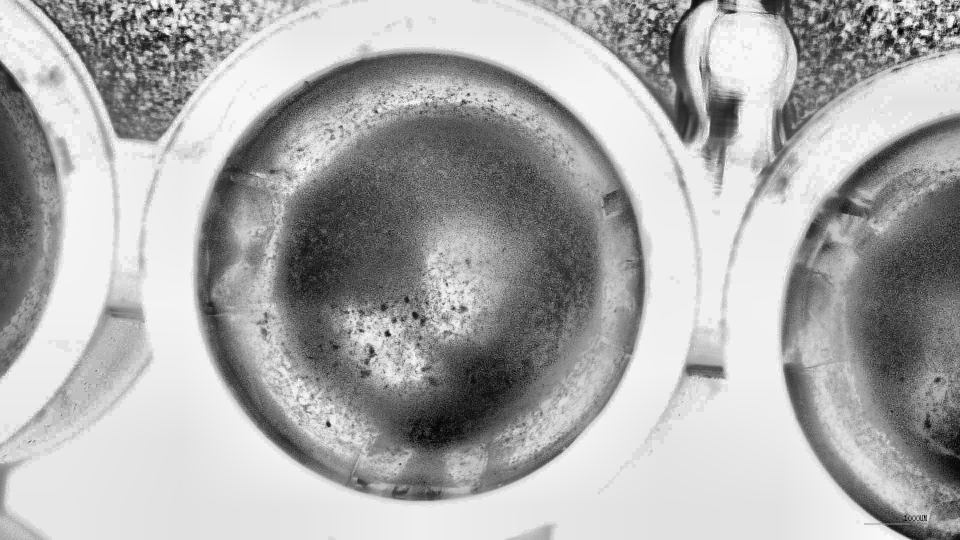
#> input picture clahe_2.jpg, 1920 x 1080 px, given in place of cropped_24hr_pH6_W13.JPG, which was not available (shown at 1/2 size)
$ jupyter execute --allow-errors feature_extraction.ipynb
#> lines starting #> are read from the running program, lines starting #| are printed output that depends on the picture; long printed decimals are rounded; pictures that were not available may be replaced by others from this repository, and a replacement may not be noted
[cell 1]
import cv2
import numpy as np
from scipy.stats import skew

[cell 2]
# --- Load image ---
image_path = "Preprocessed_Data/24 hr/pH6 Hydrolytic/cropped_24hr_pH6_W13.JPG"
image = cv2.imread(image_path)
#> image is the input picture: shape (1080, 1920, 3); min 0, max 255, mean 171.4

[cell 3]
image = cv2.resize(image, (256, 256))  # Resize for consistency
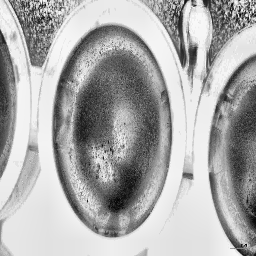
#> image: shape (256, 256, 3); min 2, max 253, mean 171.3

# Show the resized image using matplotlib
import matplotlib.pyplot as plt
plt.imshow(cv2.cvtColor(image, cv2.COLOR_BGR2RGB))
plt.axis('off')  # Hide axis

[cell 4]
rgb_image = cv2.cvtColor(image, cv2.COLOR_BGR2RGB)

# Show the RGB image using matplotlib
plt.imshow(rgb_image)
plt.axis('off')  # Hide axes
plt.show()

[cell 5]
hsv_image = cv2.cvtColor(image, cv2.COLOR_BGR2HSV)
#> hsv_image: shape (256, 256, 3); mean H, S, V 0, 0, 171.3

# Show the HSV image using matplotlib
plt.imshow(hsv_image)
plt.axis('off')  # Hide axes
plt.show()

[cell 6]
# --- 1. RGB Histogram ---
rgb_hist = []
for i in range(3):  # R, G, B channels
    hist = cv2.calcHist([rgb_image], [i], None, [256], [0, 256])
    hist = hist.flatten() / np.sum(hist)  # Normalize
    rgb_hist.extend(hist)
#> after the loop, rgb_hist = 768 values, max 0.0271 at index 240, min 0 at index 0, mean 0.00391

print("\n--- RGB Histogram Shape:", np.array(rgb_hist).shape)
#| --- RGB Histogram Shape: (768,)
# Plot the RGB histogram
plt.figure(figsize=(10, 5))
plt.title("RGB Histogram")
plt.xlabel("Pixel Intensity")
plt.ylabel("Frequency")
plt.xlim([0, 256])
plt.plot(np.arange(256), rgb_hist[:256], color='r', label='Red Channel')
plt.plot(np.arange(256), rgb_hist[256:512], color='g', label='Green Channel')
plt.plot(np.arange(256), rgb_hist[512:], color='b', label='Blue Channel')
plt.legend()
plt.show()
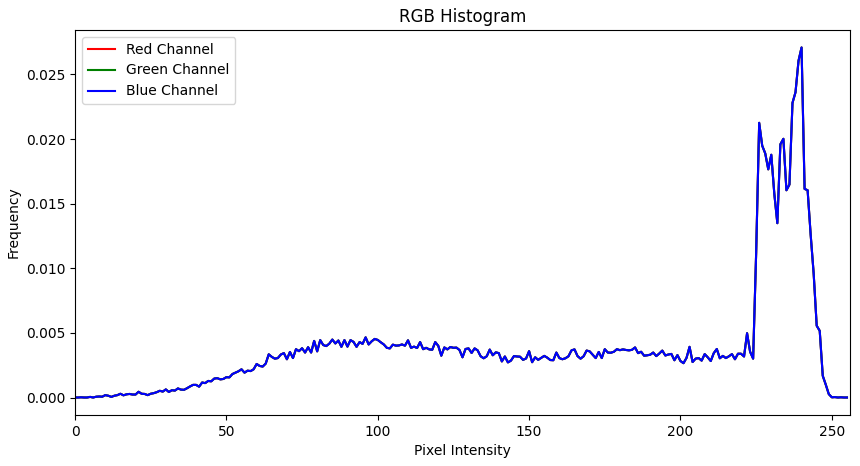
#> figure drawn by matplotlib, 1 panel; curve peaks at x = 240, y = 0.0271; curve peaks at x = 240, y = 0.0271; curve peaks at x = 240, y = 0.0271

[cell 7]
# --- 2. HSV Histogram ---
hsv_hist = []
# H: 180 bins, S & V: 256 bins (OpenCV ranges)
h_bins = cv2.calcHist([hsv_image], [0], None, [180], [0, 180]).flatten()
#> h_bins = 180 values, max 65536 at index 0, min 0 at index 1, mean 364.1
s_bins = cv2.calcHist([hsv_image], [1], None, [256], [0, 256]).flatten()
#> s_bins = 256 values, max 65536 at index 0, min 0 at index 1, mean 256
v_bins = cv2.calcHist([hsv_image], [2], None, [256], [0, 256]).flatten()
#> v_bins = 256 values, max 1775 at index 240, min 0 at index 0, mean 256

hsv_hist = np.concatenate([h_bins, s_bins, v_bins])  # Combine histograms into one array
#> hsv_hist = 692 values, max 65536 at index 0, min 0 at index 1, mean 284.1
print("--- HSV Histogram Shape:", hsv_hist.shape)
#| --- HSV Histogram Shape: (692,)

# Plot the HSV histogram
plt.figure(figsize=(10, 5))
plt.title("HSV Histogram")
plt.xlabel("Pixel Intensity")
plt.ylabel("Frequency")
plt.xlim([0, 256])
plt.plot(np.arange(180), h_bins, color='r', label='Hue Channel')  # Use red for Hue
plt.plot(np.arange(256), s_bins, color='g', label='Saturation Channel')  # Use green for Saturation
plt.plot(np.arange(256), v_bins, color='b', label='Value Channel')  # Use blue for Value
plt.legend()
plt.show()
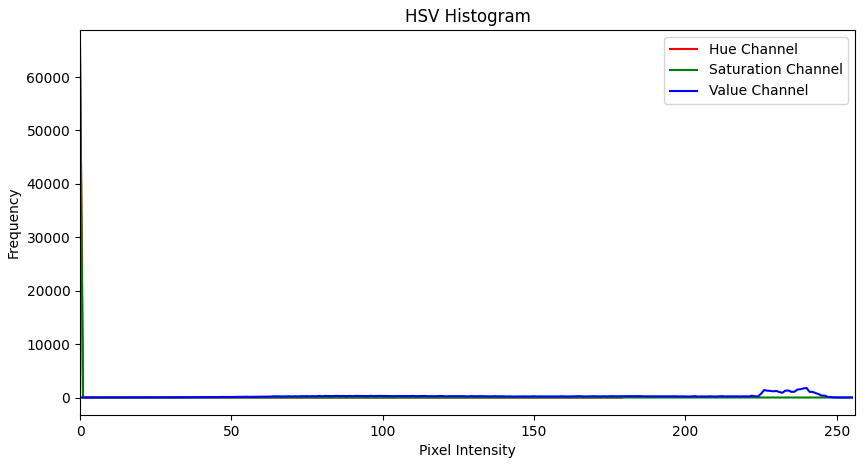
#> figure drawn by matplotlib, 1 panel; curve peaks at x = 0, y = 65536; curve peaks at x = 0, y = 65536; curve peaks at x = 240, y = 1775

[cell 8]
# Normalize
hsv_hist = np.concatenate([h_bins, s_bins, v_bins])
hsv_hist = hsv_hist / np.sum(hsv_hist)
#> hsv_hist = 692 values, max 0.333 at index 0, min 0 at index 1, mean 0.00145

[cell 9]
# --- 3. Color Moments (RGB) ---
mean = np.mean(rgb_image, axis=(0, 1))         # Mean for R, G, B
#> mean = [171.3, 171.3, 171.3]
std = np.std(rgb_image, axis=(0, 1))           # Standard deviation
#> std = [64.17, 64.17, 64.17]
skw = skew(rgb_image.reshape(-1, 3), axis=0)   # Skewness per channel
#> skw = [-0.479, -0.479, -0.479]

color_moments = np.concatenate([mean, std, skw])
#> color_moments = [171.3, 171.3, 171.3, 64.17, 64.17, 64.17, -0.479, -0.479, -0.479]

print("--- Color Moments (R, G, B) ---")
print("Mean:     ", mean)
#| Mean:      [171.329 171.329 171.329]
print("Std Dev:  ", std)
#| Std Dev:   [64.165 64.165 64.165]
print("Skewness: ", skw)
#| Skewness:  [-0.479 -0.479 -0.479]

# Plot the color moments
plt.figure(figsize=(10, 5))
plt.title("Color Moments (RGB)")
plt.bar(['R Mean', 'G Mean', 'B Mean'], mean, color=['r', 'g', 'b'])
plt.bar(['R Std', 'G Std', 'B Std'], std, color=['r', 'g', 'b'], alpha=0.5)
plt.bar(['R Skew', 'G Skew', 'B Skew'], skw, color=['r', 'g', 'b'], alpha=0.3)
plt.ylabel("Value")
plt.show()
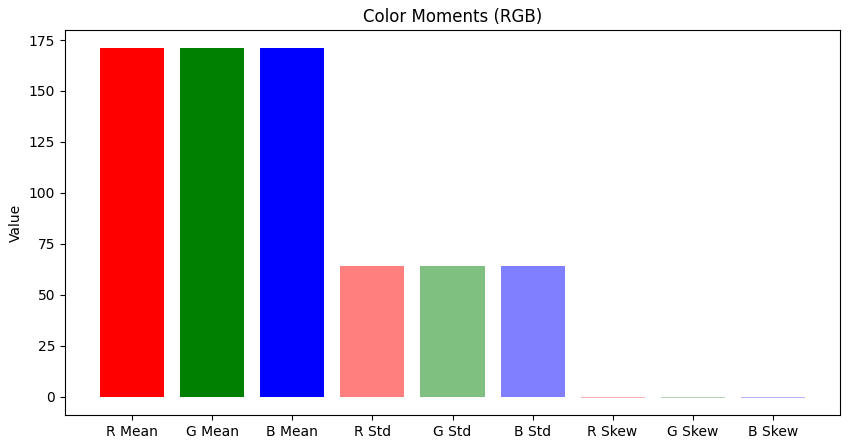
#> figure drawn by matplotlib, 1 panel

[cell 10]
# Normalization of the image

normalized_image = cv2.normalize(image, None, alpha=0, beta=255, norm_type=cv2.NORM_MINMAX)
# Show the normalized image using matplotlib
plt.imshow(cv2.cvtColor(normalized_image, cv2.COLOR_BGR2RGB))
plt.axis('off')  # Hide axes
plt.show()

[cell 11]
import cv2
import numpy as np
import os

# --- 1. Feature Extraction Function ---
def extract_features(image):
    # Convert to HSV
    hsv = cv2.cvtColor(image, cv2.COLOR_BGR2HSV)

    # HSV Histogram (8 bins each)
    hist_h = cv2.calcHist([hsv], [0], None, [8], [0, 180])
    hist_s = cv2.calcHist([hsv], [1], None, [8], [0, 256])
    hist_v = cv2.calcHist([hsv], [2], None, [8], [0, 256])
    hist = np.concatenate([hist_h, hist_s, hist_v]).flatten()

    # Normalize histogram
    hist /= np.sum(hist)

    # RGB Color Moments
    mean = np.mean(image, axis=(0, 1))
    std = np.std(image, axis=(0, 1))
    skewness = np.mean(((image - mean) / (std + 1e-6)) ** 3, axis=(0, 1))

    moments = np.concatenate([mean, std, skewness])

    # Combine histogram and moments
    return np.concatenate([hist, moments])

# --- 2. Load a single image ---
image_path = "Preprocessed_Data/24 hr/pH6 Hydrolytic/cropped_24hr_pH6_W13.JPG"
image = cv2.imread(image_path)
image = cv2.resize(image, (64, 64))
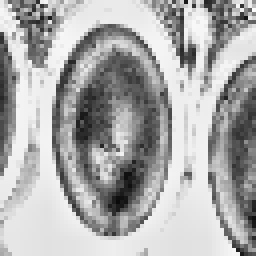
#> image: shape (64, 64, 3) (shown 4 times larger); min 11, max 251, mean 171.4

# --- 3. Extract features ---
features = extract_features(image)
#> in extract_features, `hist_h = cv2.calcHist([hsv], [0], None, [8], [0, 180])`: hist_h = [4096, 0, 0, 0, 0, 0, 0, 0]
#> in extract_features, `hist_v = cv2.calcHist([hsv], [2], None, [8], [0, 256])`: hist_v = [36, 180, 518, 502, 438, 425, 441, 1556]
#> in extract_features, `hist = np.concatenate([hist_h, hist_s, hist_v]).flatten()`: hist = 24 values, max 4096 at index 0, min 0 at index 1, mean 512
#> in extract_features, `hist /= np.sum(hist)`: hist = 24 values, max 0.333 at index 0, min 0 at index 1, mean 0.0417
#> in extract_features, `mean = np.mean(image, axis=(0, 1))`: mean = [171.4, 171.4, 171.4]
#> in extract_features, `std = np.std(image, axis=(0, 1))`: std = [64.36, 64.36, 64.36]
#> in extract_features, `skewness = np.mean(((image - mean) / (std + 1e-6)) ** 3, axis=(0, 1))`: skewness = [-0.487, -0.487, -0.487]
#> in extract_features, `moments = np.concatenate([mean, std, skewness])`: moments = [171.4, 171.4, 171.4, 64.36, 64.36, 64.36, -0.487, -0.487, -0.487]
#> features = 33 values, max 171.4 at index 24, min -0.487 at index 30, mean 21.42

# --- 4. Print output ---
print("Extracted Feature Vector Shape:", features.shape)
#| Extracted Feature Vector Shape: (33,)
print("Feature Vector:\n", features)
#| Feature Vector:
#|  [ 3.33333343e-01  0.00000000e+00  0.00000000e+00  0.00000000e+00
#|   0.00000000e+00  0.00000000e+00  0.00000000e+00  0.00000000e+00
#|   3.33333343e-01  0.00000000e+00  0.00000000e+00  0.00000000e+00
#|   0.00000000e+00  0.00000000e+00  0.00000000e+00  0.00000000e+00
#|   2.92968750e-03  1.46484375e-02  4.21549492e-02  4.08528633e-02
#> (further printed lines are left out)

[cell 12]
import cv2
import numpy as np
import matplotlib.pyplot as plt

# --- Load image ---
image_path = "Preprocessed_Data/24 hr/pH6 Hydrolytic/cropped_24hr_pH6_W13.JPG"
image = cv2.imread(image_path)
image = cv2.resize(image, (64, 64))

# --- Convert to HSV and compute histograms ---
hsv = cv2.cvtColor(image, cv2.COLOR_BGR2HSV)

# Compute histograms with 8 bins each
hist_h = cv2.calcHist([hsv], [0], None, [8], [0, 180]).flatten()
#> hist_h = [4096, 0, 0, 0, 0, 0, 0, 0]
hist_s = cv2.calcHist([hsv], [1], None, [8], [0, 256]).flatten()
#> hist_s = [4096, 0, 0, 0, 0, 0, 0, 0]
hist_v = cv2.calcHist([hsv], [2], None, [8], [0, 256]).flatten()
#> hist_v = [36, 180, 518, 502, 438, 425, 441, 1556]

# Normalize
hist_h /= np.sum(hist_h)
#> hist_h = [1, 0, 0, 0, 0, 0, 0, 0]
hist_s /= np.sum(hist_s)
#> hist_s = [1, 0, 0, 0, 0, 0, 0, 0]
hist_v /= np.sum(hist_v)
#> hist_v = [0.00879, 0.0439, 0.126, 0.123, 0.107, 0.104, 0.108, 0.38]

# --- Plotting ---
bin_labels_h = [f"{int(i)}-{int(i+22.5)}°" for i in np.arange(0, 180, 22.5)]
bin_labels_sv = [f"{int(i)}-{int(i+32)}" for i in np.arange(0, 256, 32)]

fig, axs = plt.subplots(1, 3, figsize=(15, 4))
plt.suptitle("HSV Histogram Bins", fontsize=16)

# Hue plot
axs[0].bar(bin_labels_h, hist_h, color='orange')
axs[0].set_title("Hue (H)")
axs[0].set_ylabel("Normalized Frequency")
axs[0].tick_params(axis='x', rotation=45)

# Saturation plot
axs[1].bar(bin_labels_sv, hist_s, color='gold')
axs[1].set_title("Saturation (S)")
axs[1].tick_params(axis='x', rotation=45)

# Value plot
axs[2].bar(bin_labels_sv, hist_v, color='gray')
axs[2].set_title("Value (V)")
axs[2].tick_params(axis='x', rotation=45)

plt.tight_layout(rect=[0, 0.03, 1, 0.95])
plt.show()
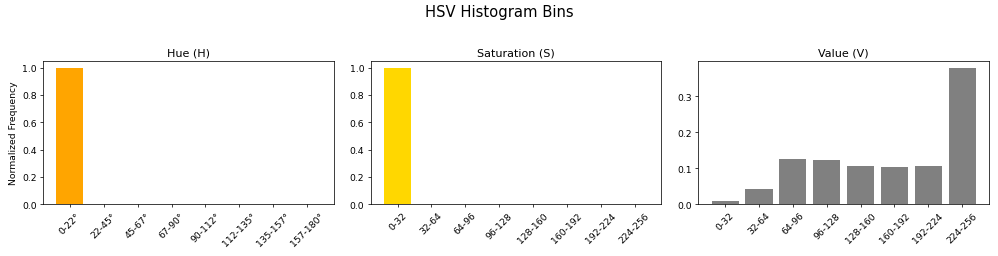
#> figure drawn by matplotlib, 3 panels; panel 1: tallest bar 1 high, from x = -0.4 to 0.4; panel 2: tallest bar 1 high, from x = -0.4 to 0.4; panel 3: tallest bar 0.38 high, from x = 6.6 to 7.4

[cell 13]
import cv2
import numpy as np
import matplotlib.pyplot as plt

# --- Load and preprocess image ---
image_path = "Preprocessed_Data/24 hr/pH6 Hydrolytic/cropped_24hr_pH6_W13.JPG"
image = cv2.imread(image_path)
image = cv2.resize(image, (64, 64))
hsv = cv2.cvtColor(image, cv2.COLOR_BGR2HSV)

# --- Compute histograms ---
hist_h = cv2.calcHist([hsv], [0], None, [8], [0, 180]).flatten()
#> hist_h = [4096, 0, 0, 0, 0, 0, 0, 0]
hist_s = cv2.calcHist([hsv], [1], None, [8], [0, 256]).flatten()
#> hist_s = [4096, 0, 0, 0, 0, 0, 0, 0]
hist_v = cv2.calcHist([hsv], [2], None, [8], [0, 256]).flatten()
#> hist_v = [36, 180, 518, 502, 438, 425, 441, 1556]

# Normalize histograms
hist_h /= np.sum(hist_h)
#> hist_h = [1, 0, 0, 0, 0, 0, 0, 0]
hist_s /= np.sum(hist_s)
#> hist_s = [1, 0, 0, 0, 0, 0, 0, 0]
hist_v /= np.sum(hist_v)
#> hist_v = [0.00879, 0.0439, 0.126, 0.123, 0.107, 0.104, 0.108, 0.38]

# --- Labels and colors ---
h_labels = [f'{int(i)}°-{int(i+22.5)}°' for i in np.arange(0, 180, 22.5)]
sv_labels = [f'{int(i)}-{int(i+32)}' for i in np.arange(0, 256, 32)]

h_colors = ['#FF0000', '#FF7F00', '#FFFF00', '#7FFF00', '#00FFFF', '#0000FF', '#8B00FF', '#FF007F']
s_colors = ['#FFF2CC', '#FFE699', '#FFD966', '#F4B183', '#DFA67B', '#C98C42', '#B45F06', '#783F04']
v_colors = ['#FFFFFF', '#D9D9D9', '#BFBFBF', '#A6A6A6', '#808080', '#595959', '#333333', '#000000']

# --- Function to skip labels < threshold ---
def autopct_generator(threshold=2.0):
    def inner_autopct(pct):
        return f'{pct:.1f}%' if pct > threshold else ''
    return inner_autopct

# --- Plotting ---
fig, axs = plt.subplots(1, 3, figsize=(18, 6))
plt.suptitle('HSV Histogram Pie Charts', fontsize=18)

# Hue Pie
wedges_h, _, _ = axs[0].pie(
    hist_h, labels=h_labels, colors=h_colors, startangle=90,
    autopct=autopct_generator(2.0), labeldistance=1.1, pctdistance=0.75
)
#> wedges_h = 8 items
axs[0].set_title('Hue Distribution')
axs[0].legend(wedges_h, h_labels, title="Hue", loc="center left", bbox_to_anchor=(1, 0.5))

# Saturation Pie
wedges_s, _, _ = axs[1].pie(
    hist_s, labels=sv_labels, colors=s_colors, startangle=90,
    autopct=autopct_generator(2.0), labeldistance=1.1, pctdistance=0.75
)
#> wedges_s = 8 items
axs[1].set_title('Saturation Distribution')
axs[1].legend(wedges_s, sv_labels, title="Saturation", loc="center left", bbox_to_anchor=(1, 0.5))

# Value Pie
wedges_v, _, _ = axs[2].pie(
    hist_v, labels=sv_labels, colors=v_colors, startangle=90,
    autopct=autopct_generator(2.0), labeldistance=1.1, pctdistance=0.75
)
#> wedges_v = 8 items
axs[2].set_title('Value Distribution')
axs[2].legend(wedges_v, sv_labels, title="Value", loc="center left", bbox_to_anchor=(1, 0.5))

plt.tight_layout(rect=[0, 0.03, 1, 0.95])
plt.show()
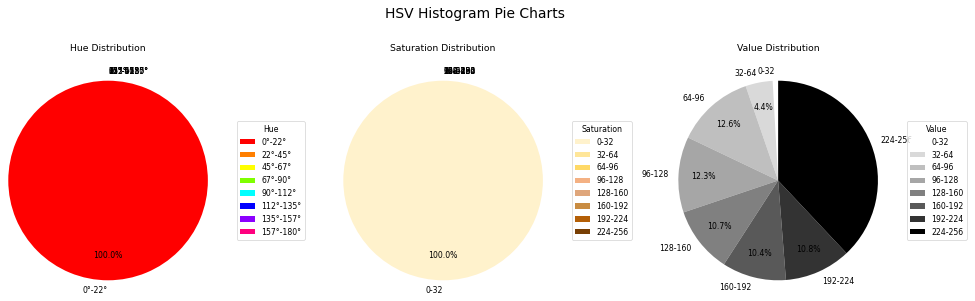
#> figure drawn by matplotlib, 3 panels

$ run again, on MLPR_Dataset_Copy/0 hr/ pH5 Hydrolytic/IMG00158.JPG
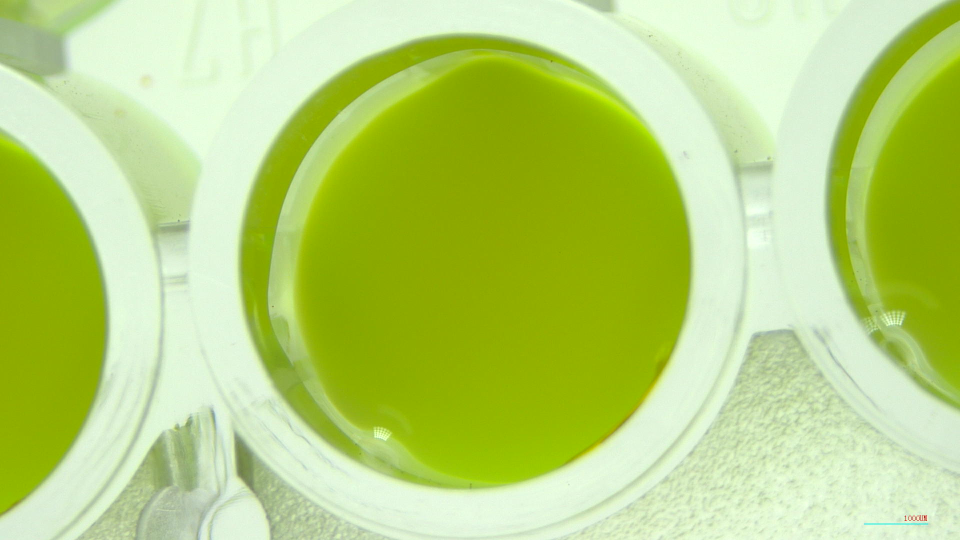
#> input picture MLPR_Dataset_Copy/0 hr/ pH5 Hydrolytic/IMG00158.JPG, 1920 x 1080 px, given in place of cropped_24hr_pH6_W13.JPG, which was not available (shown at 1/2 size)
#> image is the input picture: shape (1080, 1920, 3); mean B, G, R 119.1, 210.6, 184
#> hsv_image: shape (256, 256, 3); mean H, S, V 43.7, 125.8, 210.6
#> after the loop `for i in range(3):`: rgb_hist = 768 values, max 0.334 at index 512, min 0 at index 0, mean 0.00391
#| --- RGB Histogram Shape: (768,)
#> h_bins = 180 values, max 11945 at index 35, min 0 at index 2, mean 364.1
#> s_bins = 256 values, max 21871 at index 255, min 0 at index 0, mean 256
#> v_bins = 256 values, max 2244 at index 248, min 0 at index 0, mean 256
#> `hsv_hist = np.concatenate([h_bins, s_bins, v_bins])`: hsv_hist = 692 values, max 21871 at index 435, min 0 at index 2, mean 284.1
#| --- HSV Histogram Shape: (692,)
#> `hsv_hist = hsv_hist / np.sum(hsv_hist)`: hsv_hist = 692 values, max 0.111 at index 435, min 0 at index 2, mean 0.00145
#> `mean = np.mean(rgb_image, axis=(0, 1))`: mean = [183.9, 210.5, 119.1]
#> `std = np.std(rgb_image, axis=(0, 1))`: std = [37.98, 33.58, 96.62]
#> skw = [-0.1, -0.109, -0.257]
#> color_moments = [183.9, 210.5, 119.1, 37.98, 33.58, 96.62, -0.1, -0.109, -0.257]
#| Mean:      [183.901 210.548 119.051]
#| Std Dev:   [37.984  33.577 96.619]
#| Skewness:  [-0.1003 -0.1089 -0.2573]
#> `image = cv2.resize(image, (64, 64))`:
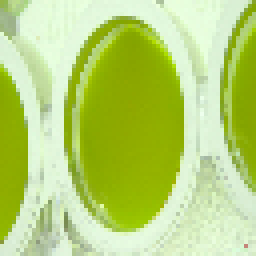
#> image: shape (64, 64, 3) (shown 4 times larger); mean B, G, R 119, 210.6, 184
#> hsv: shape (64, 64, 3); mean H, S, V 43.7, 125.9, 210.6
#> in extract_features, `hist_h = cv2.calcHist([hsv], [0], None, [8], [0, 180])`: hist_h = [1, 2158, 1934, 3, 0, 0, 0, 0]
#> in extract_features, `hist_s = cv2.calcHist([hsv], [1], None, [8], [0, 256])`: hist_s = [981, 1094, 194, 138, 88, 64, 60, 1477]
#> in extract_features, `hist_v = cv2.calcHist([hsv], [2], None, [8], [0, 256])`: hist_v = [0, 0, 0, 0, 9, 1635, 529, 1923]
#> in extract_features, `hist = np.concatenate([hist_h, hist_s, hist_v]).flatten()`: hist = 24 values, max 2158 at index 1, min 0 at index 4, mean 512
#> in extract_features, `hist /= np.sum(hist)`: hist = 24 values, max 0.176 at index 1, min 0 at index 4, mean 0.0417
#> in extract_features, `mean = np.mean(image, axis=(0, 1))`: mean = [119, 210.6, 184]
#> in extract_features, `std = np.std(image, axis=(0, 1))`: std = [96.75, 33.57, 37.91]
#> skewness = [-0.257, -0.114, -0.0936]
#> moments = [119, 210.6, 184, 96.75, 33.57, 37.91, -0.257, -0.114, -0.0936]
#> features = 33 values, max 210.6 at index 25, min -0.257 at index 30, mean 20.68
#| Extracted Feature Vector Shape: (33,)
#| Feature Vector:
#|  [ 8.13802108e-05  1.75618485e-01  1.57389328e-01  2.44140625e-04
#|   0.00000000e+00  0.00000000e+00  0.00000000e+00  0.00000000e+00
#|   7.98339844e-02  8.90299454e-02  1.57877598e-02  1.12304688e-02
#|   7.16145849e-03  5.20833349e-03  4.88281250e-03  1.20198570e-01
#|   0.00000000e+00  0.00000000e+00  0.00000000e+00  0.00000000e+00
#> (further printed lines are left out)
#> `hist_h = cv2.calcHist([hsv], [0], None, [8], [0, 180]).flatten()`: hist_h = [1, 2158, 1934, 3, 0, 0, 0, 0]
#> `hist_s = cv2.calcHist([hsv], [1], None, [8], [0, 256]).flatten()`: hist_s = [981, 1094, 194, 138, 88, 64, 60, 1477]
#> `hist_v = cv2.calcHist([hsv], [2], None, [8], [0, 256]).flatten()`: hist_v = [0, 0, 0, 0, 9, 1635, 529, 1923]
#> `hist_h /= np.sum(hist_h)`: hist_h = [0.000244, 0.527, 0.472, 0.000732, 0, 0, 0, 0]
#> `hist_s /= np.sum(hist_s)`: hist_s = [0.24, 0.267, 0.0474, 0.0337, 0.0215, 0.0156, 0.0146, 0.361]
#> `hist_v /= np.sum(hist_v)`: hist_v = [0, 0, 0, 0, 0.0022, 0.399, 0.129, 0.469]
#> `hist_h = cv2.calcHist([hsv], [0], None, [8], [0, 180]).flatten()`: hist_h = [1, 2158, 1934, 3, 0, 0, 0, 0]
#> `hist_s = cv2.calcHist([hsv], [1], None, [8], [0, 256]).flatten()`: hist_s = [981, 1094, 194, 138, 88, 64, 60, 1477]
#> `hist_v = cv2.calcHist([hsv], [2], None, [8], [0, 256]).flatten()`: hist_v = [0, 0, 0, 0, 9, 1635, 529, 1923]
#> `hist_h /= np.sum(hist_h)`: hist_h = [0.000244, 0.527, 0.472, 0.000732, 0, 0, 0, 0]
#> `hist_s /= np.sum(hist_s)`: hist_s = [0.24, 0.267, 0.0474, 0.0337, 0.0215, 0.0156, 0.0146, 0.361]
#> `hist_v /= np.sum(hist_v)`: hist_v = [0, 0, 0, 0, 0.0022, 0.399, 0.129, 0.469]
#> wedges_h = 8 items
#> `plt.show()`:
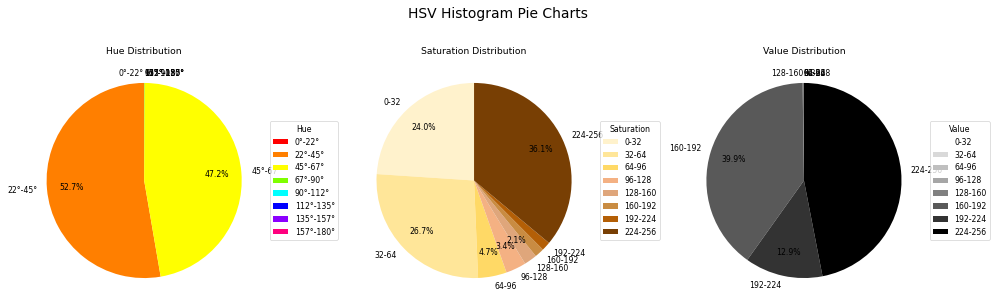
#> figure drawn by matplotlib, 3 panels
